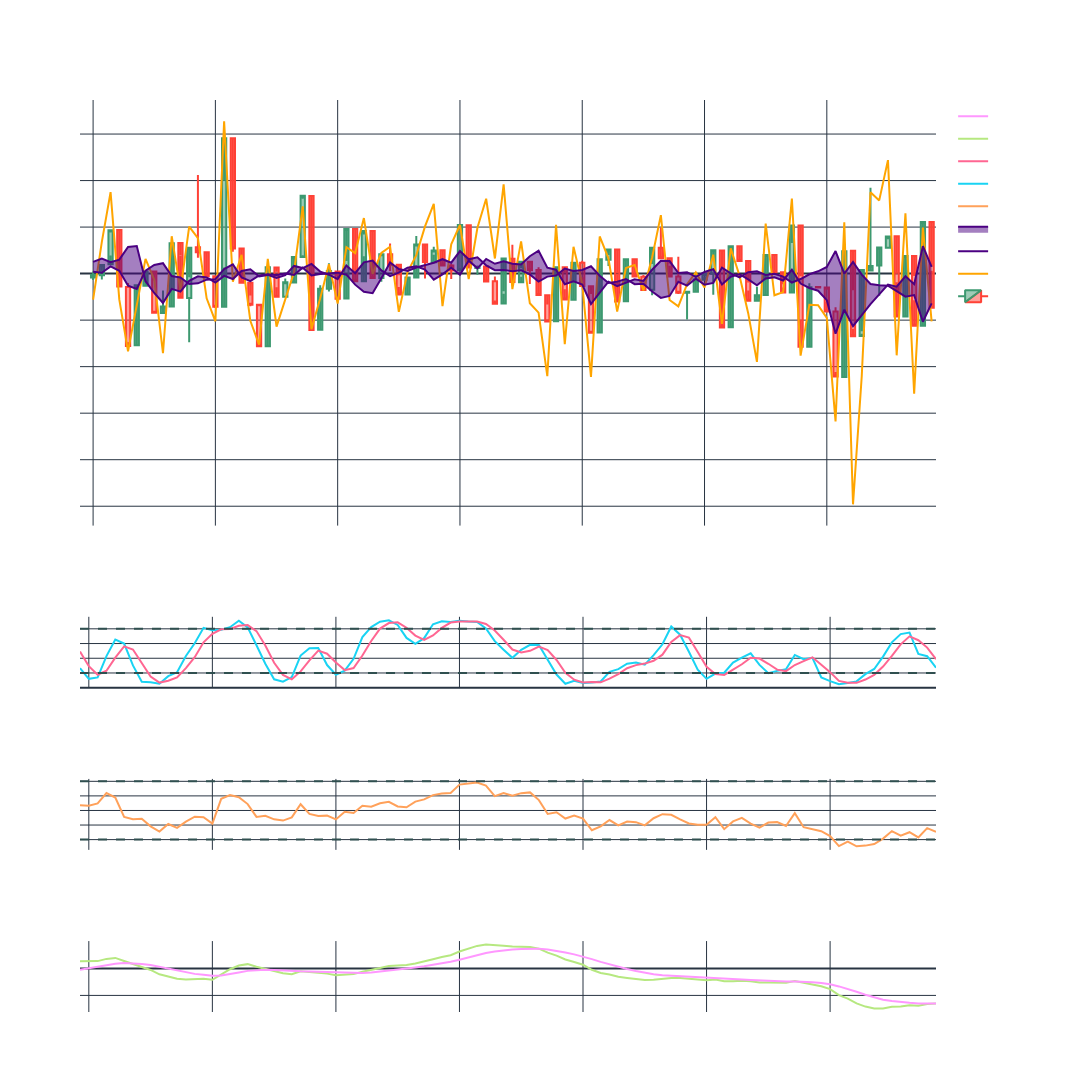

Write notebook code for a chart like this one.
### Code cell
candlestick(df_btc, 100, comparison = df_sol, indicators = [ 'bolinger bands', 'rsi', 'stochastic', 'macd'])
